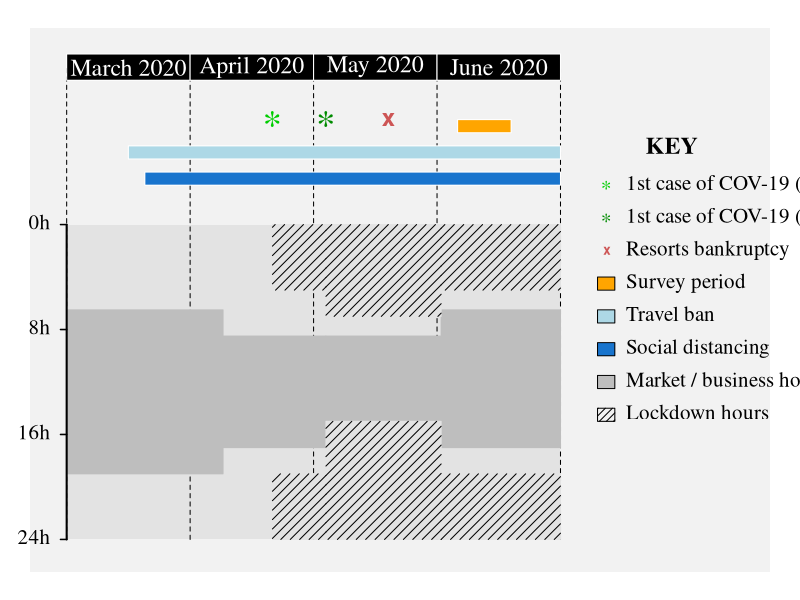

R code for this plot:


marketplace    <- as.data.frame(
                  rbind(c(date = "00/03/2020", dateend = "08/04/2020", status = "No restrictions",start=24-6.5, end = 24-19),
                        c(date = "08/04/2020", dateend = "03/05/2020", status = "8h30m - 17h",start=24-8.5, end = 24-17),
                        c(date = "03/05/2020", dateend = "01/06/2020", status = "8h30m - 15h",start=24-8.5, end = 24-15),
                        c(date = "01/06/2020", dateend = "30/06/2020", status = "06h30m - 17h",start=24-6.5, end = 24-17)))

lockdown       <- as.data.frame(
                  rbind(c(date = "20/04/2020", dateend = "03/05/2020", status = "",  start= 24-19,  end = 24-24),
                        c(date = "20/04/2020", dateend = "03/05/2020", status = "",  start= 24-0,   end = 24-5),
                        c(date = "03/05/2020", dateend = "01/06/2020", status = "",  start= 24-15,  end = 24-24),
                        c(date = "03/05/2020", dateend = "01/06/2020", status = "",  start= 24-0,   end = 24-7),
                        c(date = "01/06/2020", dateend = "30/06/2020", status = "",  start= 24-19,  end = 24-24),
                        c(date = "01/06/2020", dateend = "30/06/2020", status = "",  start= 24-0,   end = 24-5)))


survey       <- as.data.frame(
                  rbind(c(date = "05/06/2020", dateend = "18/06/2020", status = "",  start= 32,  end = 31)))


travel_ban       <- as.data.frame(
                  rbind(c(date = "15/03/2020", dateend = "30/06/2020", status = "",  start= 30,  end = 29)))


distancing       <- as.data.frame(
                  rbind(c(date = "19/03/2020", dateend = "30/06/2020", status = "",  start= 28,  end = 27)))

st   <- 37
dates         <- as.data.frame(
                  rbind(c(date = "00/03/2020", dateend = "00/04/2020", status = "",  start= st,   end = st-2),
                        c(date = "00/04/2020", dateend = "00/05/2020", status = "",  start= st,   end = st-2),
                        c(date = "00/05/2020", dateend = "00/06/2020", status = "",  start= st,   end = st-2),
                        c(date = "00/06/2020", dateend = "00/07/2020", status = "",  start= st,   end = st-2)))




rectangles <- function(timeline,row,border,col,density,angle){
     rect(xright   = as.numeric(substr(timeline[row,2],4,5))+as.numeric(substr(timeline[row,2],1,2))/30, 
          xleft  = as.numeric(substr(timeline[row,1],4,5))+as.numeric(substr(timeline[row,1],1,2))/30, 
          ybottom = timeline[row,which(colnames(timeline)=="end")], 
          ytop    = timeline[row,which(colnames(timeline)=="start")],border=border,col=col,
          density=density, angle=angle)
          }








n=1.8

png(filename=paste0(getwd(),"/DATA_PROCESSING/FIGURES/timeline/name.png"),
    width = 1000,height=480)



par(mar=c(0.3,0,0.3,0),mgp=c(2,0.5,0),family="serif",font.axis=1,font.lab=1,cex.lab=1,cex.axis=0.8,col="black",mfrow=c(1,1))
plot(0,4,col="white",xaxt="n",yaxt="n",ylim=c(-2.5,39),xlim = c(2.7,8.7),bty="n",xlab='',ylab='')

    rect(xright   = 8.7, xleft  = 2.7, ybottom = -2.5, ytop    = 39, col="gray95",border = NA)
    rect(xright   = 7, xleft  = 3, ybottom = 0, ytop    = 24, col="gray89",border = NA)

    for(i in 3:7){  ## LINES OF MONTHS
        lines(x=c(i,i),y=c(0,36),lty = "dashed",col="black")}
    for(i in 1:4){  ## HEADER OF MONTHS
        rectangles(dates,i,"white","black",NULL,NULL)
        text(i+2.5,36,c("March 2020","April 2020","May 2020","June 2020")[i],cex=0.8*n,col = "white")}


    text(4+20/30,32,"*",col="green3",cex=1.3*n,family="serif")             ## COV19 CASES ST
    text(5+3/30,32,"*",col="green4",cex=1.3*n,family="serif")              ## COV19 CASES P
    text(5+19/30,32,"x ",col="indianred3",cex=0.8*n,family="sans",font=2)  ## BANKRUPTCY OF RESORTS
    rectangles(travel_ban,1,FALSE,"lightblue",NULL,NULL)                 ## TRAVEL BAN
    rectangles(survey,1,FALSE,"orange",NULL,NULL)                        ## SURVEY PERIOD
    rectangles(distancing,1,FALSE,"dodgerblue3",NULL,NULL)               ## SOCIAL DISTANCING


    for(i in 1:4){
        rectangles(marketplace,i,"grey","grey",NULL,NULL)}
    for(i in 1:6){
        rectangles(lockdown,i,"gray89","gray89",NULL,NULL)}
    for(i in 1:6){
        rectangles(lockdown,i,FALSE,"black",15,45)}

    
    lab_pos <- c(24,0,8,16)
    lab     <- c("0h","24h","16h","8h")    
    rect(xright   = 3, xleft  = 3, ybottom = 0, ytop    = 24, col="black",lwd = 2)
    for(i in 1:4){
       rect(xright   = 3, xleft  = 2.95, ybottom = lab_pos[i], ytop    = lab_pos[i], col="black",lwd = 1.5)
       text(2.95,lab_pos[i],lab[i],cex=0.7*n,pos=2)}


    #### LEGEND
    text(7.9,30,"KEY",cex=0.8*n,col = "black",font=2)

    start = 27
    start_text  = 7.45
    start_symbol = start_text-0.08
    text(start_symbol,start,"*",col="green3",cex=1.3,family="serif")
    text(start_text,27,"1st case of COV-19 (ST)",cex=0.7*n,pos=4)

    text(start_symbol,start-(2.5),"*",col="green4",cex=1.3,family="serif")
    text(start_text,start-(2.5),"1st case of COV-19 (P)",cex=0.7*n,pos=4)

    text(start_symbol+0.02,start-(2.5*2),"x ",col="indianred3",cex=0.8,family="sans",font=2)
    text(start_text,start-(2.5*2),"Resorts bankruptcy",cex=0.7*n,pos=4)

    startx = start_symbol-0.07
    endx   = start_symbol+0.07
    leg    = as.data.frame(rbind(
               c("orange",NA,NA,"Survey period"),
               c("lightblue",NA,NA,"Travel ban"),
               c("dodgerblue3",NA,NA,"Social distancing"),
               c("grey",NA,NA,"Market / business hours"),
               c("black",20,45,"Lockdown hours")))
    colnames(leg) = c("col","density","angle","label")


    for(i in 1:nrow(leg)){
       rect(xright   = endx, xleft = startx, ytop = start-(2.5*(2+i))+0.5, ybottom = start-(2.5*(2+i))-0.5,
            border="black",col=leg$col[i],
            density = if(is.na(leg$density[i])) {NULL} else {as.numeric(leg$density[i])},
            angle = if(is.na(leg$angle[i])) {NULL} else {as.numeric(leg$angle[i])})
       text(start_text,start-(2.5*(2+i)),leg$label[i],cex=0.7*n,pos=4)
    }

dev.off()


